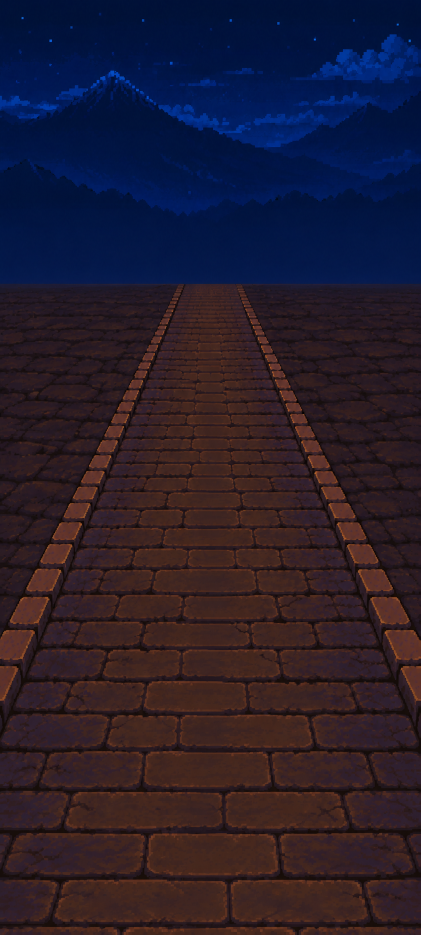
#> input picture tools/art/sources/chatgpt/street_road.png, 841 x 1870 px (shown at 1/2 size)
$ python street.py
#> lines starting #> are read from the running program, lines starting #| are printed output that depends on the picture; after the words box and inside, x2 and y2 are one past the last pixel; in counts of white or black regions, pixels touching at a corner belong together
### tools/art/chatgpt/common.py
"""Shared steps for turning Daniele's ChatGPT pictures (2026-10, tools/art/sources/chatgpt/) into game art.

Every picture goes through the same steps:
  1. key: the flat magenta (#FF00FF) background, and the pink fringe it leaves on edges, becomes
     real alpha;
  2. grid: the picture is taken down to its own art-pixel grid (area average, so each art pixel is
     one even sample of its block) and the alpha cut hard at half;
  3. snap: every colour is snapped to the style palette (style_palette.png, the 61 colours of the
     ChatGPT style bible), nearest in Lab;
  4. save: blown back up by a whole factor with nearest (so the game's own shrinking to its screen
     cells starts from clean blocks) and written lossless.
"""
import os
import numpy as np
from PIL import Image
import cv2
from scipy import ndimage

HERE = os.path.dirname(os.path.abspath(__file__))
ROOT = os.path.normpath(os.path.join(HERE, "../../.."))
GAME = os.path.join(ROOT, "game")
SRC = os.path.join(ROOT, "tools/art/sources/chatgpt")
PALETTE = ["#07060a", "#0b1a33", "#0e5a2c", "#120e0e", "#13284a", "#140c09", "#173c8a", "#1a0e0a",
    "#1a1420", "#1e1c30", "#23305a", "#24160f", "#251e1f", "#26b862", "#2c2840", "#2f78e0", "#33201a",
    "#3a3132", "#3c2618", "#3e3552", "#44176a", "#4a2c0e", "#4e3228", "#5a0e12", "#5a2e2a", "#5c3a22",
    "#6e6672", "#701a46", "#70452e", "#7a1c0a", "#80562f", "#8a2fd0", "#8a4430", "#8a5038", "#8a5a1c",
    "#9cc4ff", "#9cf0a8", "#a8161c", "#a85a26", "#a89ea6", "#c0683a", "#c48262", "#c8400c", "#c89030",
    "#c8a0ff", "#d8802e", "#e0242a", "#e0408c", "#e2d6ca", "#e8975a", "#ecb894", "#ecc055", "#f07018",
    "#f6c48a", "#fba832", "#fbf3e8", "#ff5a42", "#ffacd0", "#ffd86a", "#fff0a0", "#fff4cc"]
# colours reserved for the notes: never snapped to on figures, scenery or the HUD
RESERVED = {"#0e5a2c", "#26b862", "#9cf0a8", "#173c8a", "#2f78e0", "#9cc4ff", "#44176a", "#8a2fd0",
    "#c8a0ff", "#701a46", "#e0408c", "#ffacd0"}


def _rgb(h):
    return [int(h[i:i + 2], 16) for i in (1, 3, 5)]


def palette(reserved=True, extra=()):
    cols = [c for c in PALETTE if reserved or c not in RESERVED] + list(extra)
    return np.array([_rgb(c) for c in cols], np.uint8)


def src(name):
    return os.path.join(SRC, name)


def load(path):
    return np.asarray(Image.open(path).convert("RGBA")).copy()


# [57 lines left out: functions magenta, keyed, block_size, grid, not called in this run]


def snap(rgba, pal=None):
    """Every colour to its nearest palette colour (Lab distance)."""
    if pal is None:
        pal = palette()
    lab_p = cv2.cvtColor(pal[None].astype(np.uint8), cv2.COLOR_RGB2LAB)[0].astype(np.float32)
    rgb = np.ascontiguousarray(rgba[..., :3])
    lab = cv2.cvtColor(rgb, cv2.COLOR_RGB2LAB).astype(np.float32).reshape(-1, 3)
    out = np.empty((lab.shape[0],), np.int64)
    for i in range(0, lab.shape[0], 65536):
        d = ((lab[i:i + 65536, None, :] - lab_p[None]) ** 2).sum(-1)
        out[i:i + 65536] = d.argmin(1)
    res = rgba.copy()
    res[..., :3] = pal[out].reshape(rgb.shape)
    res[res[..., 3] == 0, :3] = 0
    return res


def up(rgba, k):
    return np.repeat(np.repeat(rgba, k, 0), k, 1)


# [30 lines left out: functions crop_alpha, pieces, save, not called in this run]

### tools/art/chatgpt/street.py
"""The play screen's street from Daniele's latest ChatGPT backdrop (tools/art/sources/chatgpt/
street_road.png: a paved causeway with kerbs running to the mountains under a night sky):

    python3 tools/art/chatgpt/street.py

StreetBackdrop places the lanes, the fire and the portraits in the first street picture's frame
(IMG 941 x 1672, RAILS, FIRE ...). The new picture is laid into that frame at one uniform scale
(never stretched: Daniele, 2026-10-26; the game shows it unstretched too), its road's vanishing point
placed so its kerbs' inner edges meet the outer rails at the road's far end. Further down the
picture's road opens a little wider than the lanes (its perspective is not quite the game's), so the
kerbs stand just outside the outer rails. The sky and mountains are laid at about their own size (the
snow peak over the fire), and Daniele's village house fronts (village_sides.png) stand along both
sides of the causeway. So the notes stay the clearest thing on screen, the paving between the kerbs is
darkened and its colour taken down. The lane lines are drawn by the game (StreetBackdrop's shader), on
the lanes themselves. Every colour is snapped to the style palette (common.py).

Writes game/art/ai/street_laid.png.
"""
import os
import numpy as np
import cv2
from PIL import Image
import common as c

IMG = (941, 1672)
RAILS = [(609.17, -0.45827), (510.90, -0.14397), (445.17, 0.12678), (356.72, 0.43025)]
# the new picture's kerbs (inner edges, its own px), read off it: x = a + b * y
NEW_L = (357.0 + 0.4333 * 600, -0.4333)
NEW_R = (482.0 - 0.4333 * 600, 0.4333)
SCALE = 1.2                                   # the new picture's px in the old frame's (uniform)
FAR_Y = 468.0
KERB_OUT = 4.0                                # frame px the kerbs stand outside the rails at the far end


def meet(l, r):
    y = (r[0] - l[0]) / (l[1] - r[1])
    return np.array([l[0] + l[1] * y, y])


def vanish():
    """Where the laid road's vanishing point goes: its kerbs (their spread per row is the same at any
    uniform scale) just outside the outer rails at the road's far end."""
    y = FAR_Y + 2.0
    l = RAILS[0][0] + RAILS[0][1] * y - KERB_OUT
    r = RAILS[3][0] + RAILS[3][1] * y + KERB_OUT
    spread = NEW_R[1] - NEW_L[1]
    return np.array([(l + r) * 0.5, y - (r - l) / spread])


def kerbs(ys):
    v = vanish()
    half = (NEW_R[1] - NEW_L[1]) * 0.5
    return v[0] - half * (ys - v[1]), v[0] + half * (ys - v[1])


def lay_in(rgb):
    vn = meet(NEW_L, NEW_R)
    vo = vanish()
    m = np.float32([[SCALE, 0, vo[0] - SCALE * vn[0]], [0, SCALE, vo[1] - SCALE * vn[1]]])
    out = cv2.warpAffine(rgb, m, IMG, flags=cv2.INTER_AREA, borderMode=cv2.BORDER_REPLICATE)
    horizon = vo[1] + SCALE * (570.0 - vn[1])
    return out, horizon


def calm_road(rgb, horizon):
    """The paving between the kerbs darker and greyer (notes ride on it)."""
    h, w = rgb.shape[:2]
    ys = np.arange(h, dtype=np.float32)[:, None]
    xs = np.arange(w, dtype=np.float32)[None, :]
    l, r = kerbs(ys)
    inside = np.clip(np.minimum(xs - l, r - xs) / 6.0, 0, 1) * (ys > horizon + 2)
    f = rgb.astype(np.float32)
    grey = f @ np.array([0.299, 0.587, 0.114], np.float32)
    calm = (f * 0.45 + grey[..., None] * 0.55) * 0.62
    k = inside[..., None]
    return np.clip(f * (1 - k) + calm * k, 0, 255).astype(np.uint8)


SRC_HORIZON = 570.0     # the source picture's horizon row (where the plain meets the mountains)
SKY_SCALE = 0.76        # the sky's px in the frame's: near its own size, so the peak and stars show


def sky(rgb, laid, horizon):
    """The sky and mountains above the horizon laid at about their own size (not blown up with the
    road), the snow peak over the fire."""
    s = SKY_SCALE
    m = np.float32([[s, 0, 479.0 - s * 420.5], [0, s, horizon - s * SRC_HORIZON]])
    band = cv2.warpAffine(rgb, m, IMG, flags=cv2.INTER_AREA, borderMode=cv2.BORDER_REPLICATE)
    ys = np.arange(IMG[1])[:, None, None]
    return np.where(ys < horizon, band, laid)


VILLAGE_VANISH = (471.0, 525.0)   # the house rows' vanishing point in village_sides.png
VILLAGE_SCALE = 1.0


def village(laid, horizon):
    """Daniele's village house fronts (village_sides.png: two rows of lit stone houses with the
    street left out between them) along both sides of the causeway, standing back from the kerbs,
    darkened so the lanes stay the brightest thing; never over the road."""
    v = np.asarray(Image.open(c.src("village_sides.png")).convert("RGBA"))
    f = VILLAGE_SCALE
    m = np.float32([[f, 0, 479.0 - f * VILLAGE_VANISH[0]], [0, f, horizon + 3.0 - f * VILLAGE_VANISH[1]]])
    pre = v.astype(np.float32)
    pre[..., :3] *= pre[..., 3:4] / 255.0
    w = cv2.warpAffine(pre, m, IMG, flags=cv2.INTER_AREA, borderMode=cv2.BORDER_CONSTANT)
    al = w[..., 3:4] / 255.0
    h = IMG[1]
    ys = np.arange(h, dtype=np.float32)[:, None]
    xs = np.arange(IMG[0], dtype=np.float32)[None, :]
    kerb = 10.0 + 0.11 * np.maximum(ys - horizon, 0)
    l, r = kerbs(ys)
    l, r = l - kerb, r + kerb
    off_road = np.clip(np.maximum(l - xs, xs - r) / 3.0, 0, 1)
    al = al * off_road[..., None]
    rgb = np.where(al > 0.01, w[..., :3] / np.maximum(w[..., 3:4] / 255.0, 1e-6), 0) * 0.72
    al = (al > 0.5).astype(np.float32)
    return (laid * (1 - al) + rgb * al).astype(np.uint8)


def main():
    rgb = np.asarray(Image.open(c.src("street_road.png")).convert("RGB"))
#> rgb is the input picture: shape (1870, 841, 3); mean R, G, B 38, 29.2, 44.9
    laid, horizon = lay_in(rgb)
#> in lay_in, `out = cv2.warpAffine(rgb, m, IMG, flags=cv2.INTER_AREA, borderMode=cv2..`:
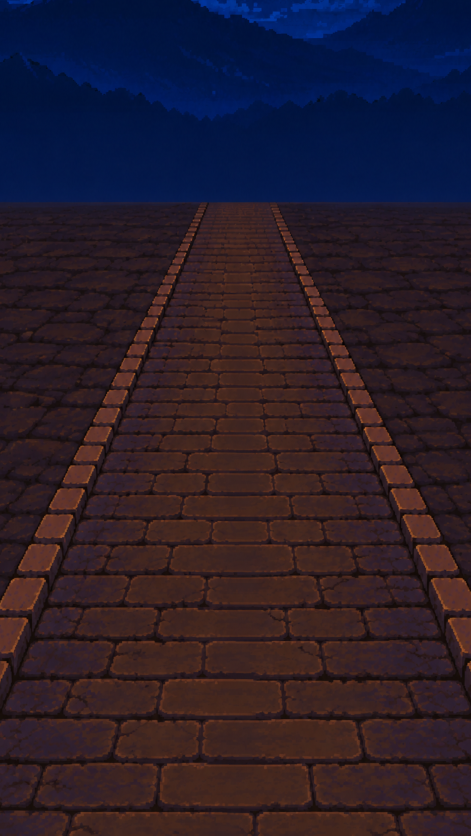
#> out: shape (1672, 941, 3) (shown at 1/2 size); mean R, G, B 41.1, 29.7, 42.4
#> horizon = 407.3
    laid = sky(rgb, laid, horizon)
#> in sky, `m = np.float32([[s, 0, 479.0 - s * 420.5], [0, s, horizon - s * SRC_HO..`: m = [[0.76, 0, 159.4], [0, 0.76, -25.92]]
    laid = calm_road(laid, horizon)
#> in calm_road, `inside = np.clip(np.minimum(xs - l, r - xs) / 6.0, 0, 1) * (ys > horiz..`:
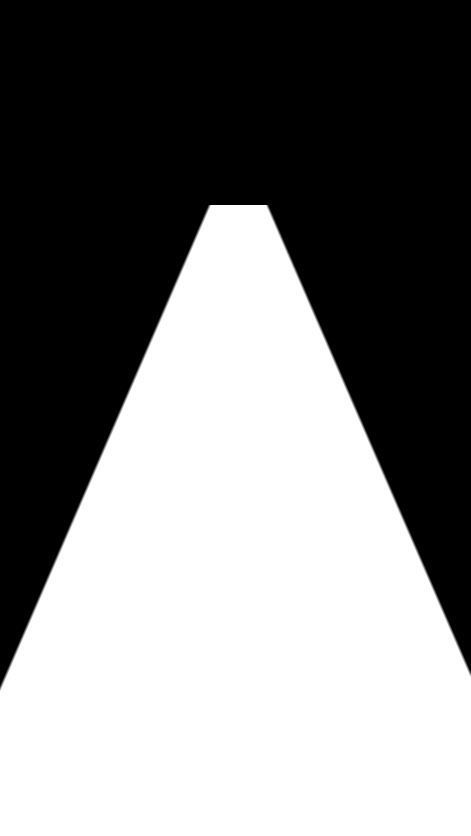
#> inside: shape (1672, 941) float32 (shown at 1/2 size); min 0, max 1, mean 0.504
#> in calm_road, `calm = (f * 0.45 + grey[..., None] * 0.55) * 0.62`:
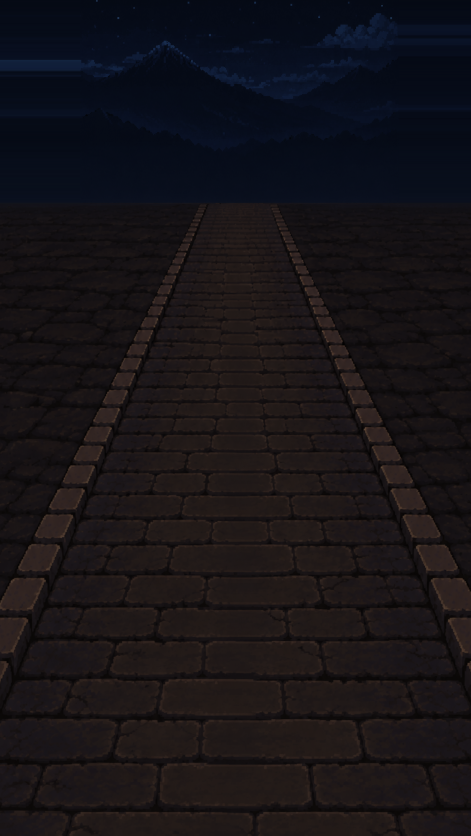
#> calm: shape (1672, 941, 3) float32 (shown at 1/2 size); mean R, G, B 23.2, 20, 23.6
    laid = village(laid, horizon)
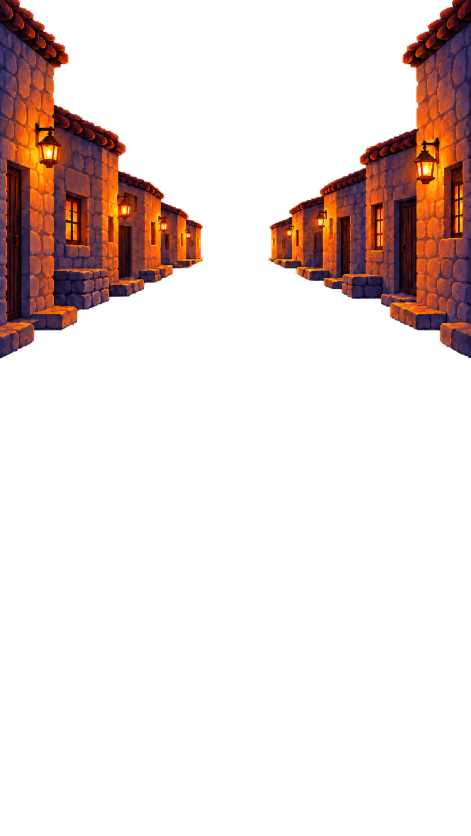
#> input picture tools/art/sources/chatgpt/village_sides.png, 941 x 1672 px (shown at 1/2 size)
#> in village, v is the input picture: shape (1672, 941, 4); mean R, G, B, A 24.4, 10.7, 7.5, 46.7
#> in village, `m = np.float32([[f, 0, 479.0 - f * VILLAGE_VANISH[0]], [0, f, horizon ..`: m = [[1, 0, 8], [0, 1, -114.7]]
#> in village, `al = w[..., 3:4] / 255.0`:
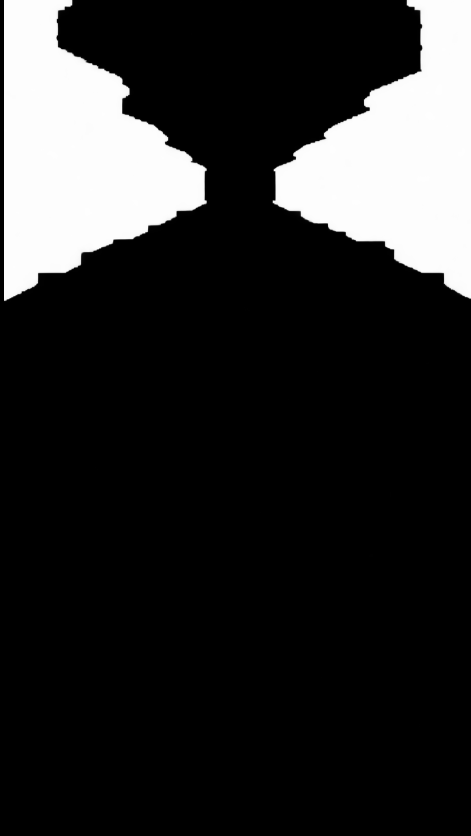
#> al: shape (1672, 941, 1) float32 (shown at 1/2 size); min 0, max 1, mean 0.167
#> in village, `kerb = 10.0 + 0.11 * np.maximum(ys - horizon, 0)`: kerb = 1672 values from 10 to 149
#> in village, `l, r = l - kerb, r + kerb`: l = 1672 values, max 583.4 at index 0, min -279.6 at index 1671, mean 168.8; r = 1672 values from 369.3 to 1232.3
#> in village, `al = (al > 0.5).astype(np.float32)`: al: shape (1672, 941, 1) float32; values 0 (black) and 1 (white), 16.9% white; 2 white regions, box (x1, y1, x2, y2) and area: (8, 0, 413, 602) 139880, (546, 0, 941, 597) 125784
#> in village, `return (laid * (1 - al) + rgb * al).astype(np.uint8)`:
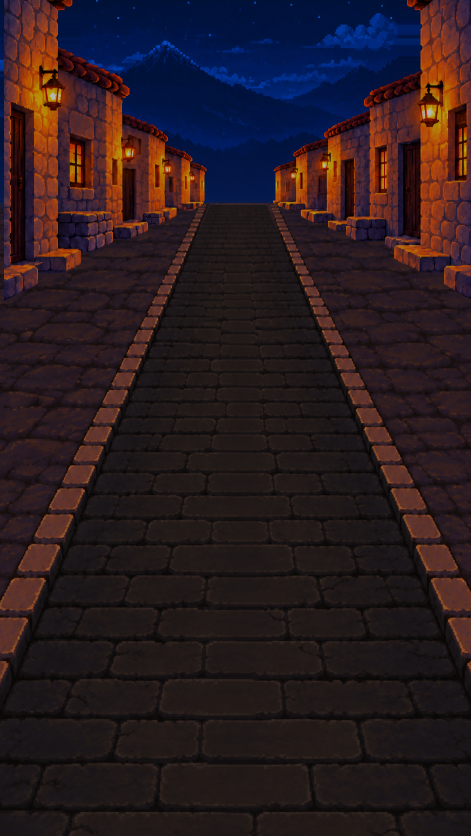
#> returned value: shape (1672, 941, 3) (shown at 1/2 size); mean of channels 0, 1, 2 41.3, 27.5, 31.8; drawn as R, G, B
    rgba = np.dstack([laid, np.full(laid.shape[:2], 255, np.uint8)])
    out = c.snap(rgba, c.palette(reserved=False))[..., :3]
#> in snap, `lab_p = cv2.cvtColor(pal[None].astype(np.uint8), cv2.COLOR_RGB2LAB)[0]..`: lab_p = 49 rows, first 8: [5, 128, 126], [24, 133, 109], [11, 128, 129], [42, 132, 104], [10, 130, 130], [12, 134, 131], [19, 134, 121], [29, 135, 115]
#> in snap, `res[..., :3] = pal[out].reshape(rgb.shape)`:
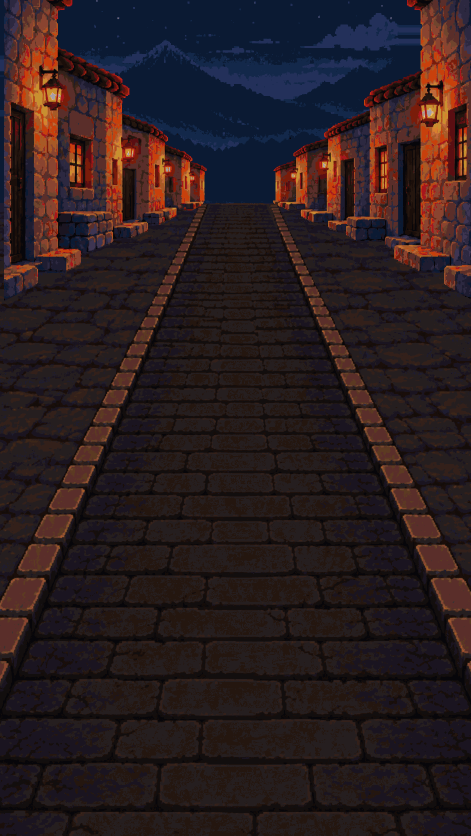
#> res: shape (1672, 941, 4) (shown at 1/2 size); mean R, G, B, A 42.4, 28.9, 30.7, 255
    Image.fromarray(out).save(os.path.join(c.GAME, "art/ai/street_laid.png"))
    print("horizon at", round(horizon, 1), "(old frame px)")
#| horizon at 407.3 (old frame px)


if __name__ == "__main__":
    main()
